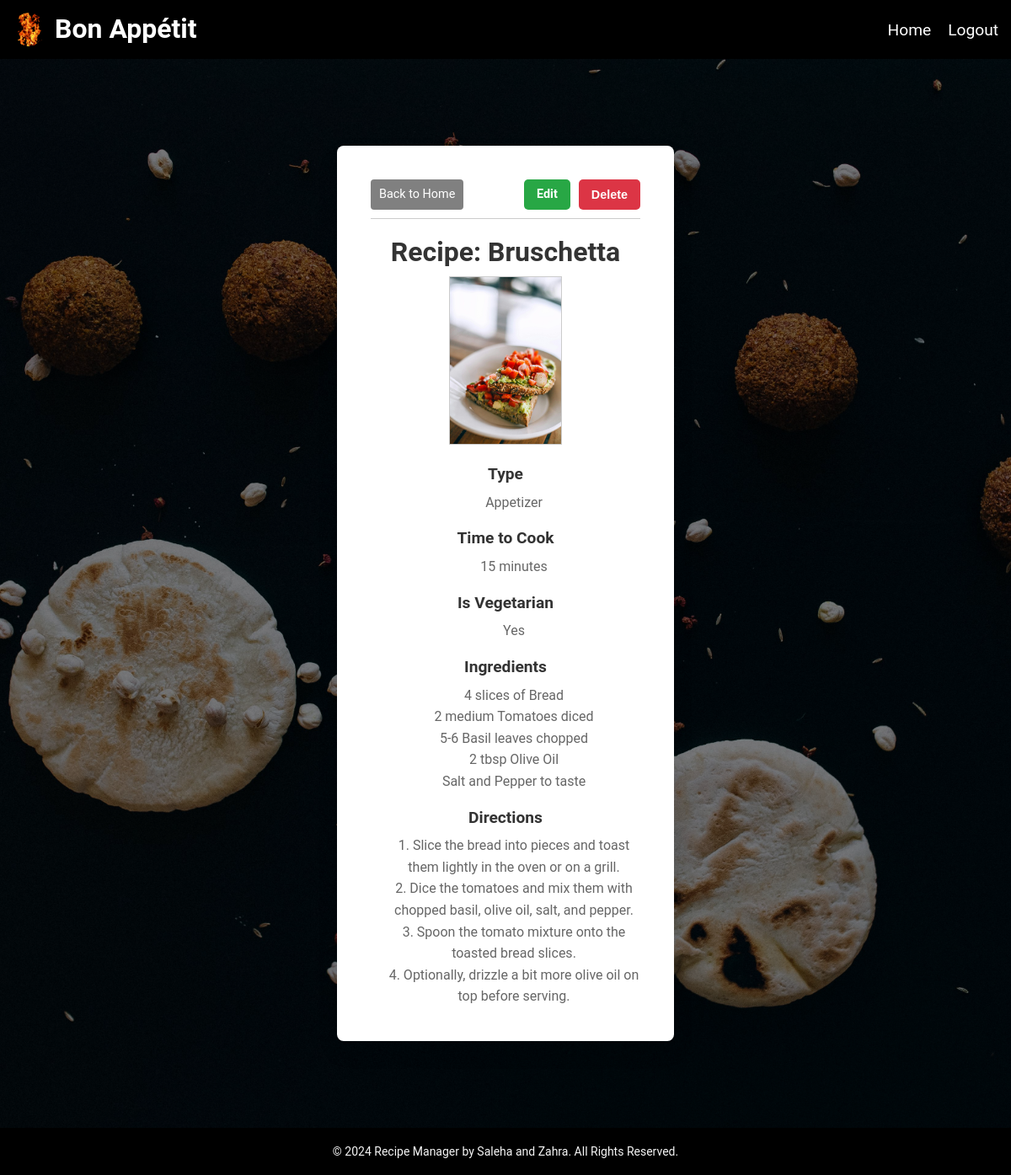
The page /pages/view_recipe.php?id=1 (signed in) on the database its author committed.
### tables this page shows
CREATE TABLE IF NOT EXISTS `recipes` (
  `RecipeID` int(11) NOT NULL AUTO_INCREMENT,
  `Title` varchar(100) NOT NULL,
  `TimeToCook` varchar(50) NOT NULL,
  `Vegetarian` tinyint(1) NOT NULL,  
  `Ingredients` text NOT NULL,
  `Directions` text NOT NULL,
  `Type` enum('Appetizer','Main Course','Dessert','Drinks') NOT NULL,  
  `UserID` int(11) NOT NULL,
  `Image` VARCHAR(255) NOT NULL,  
  PRIMARY KEY (`RecipeID`),
  FOREIGN KEY (`UserID`) REFERENCES `users` (`UserID`) ON DELETE CASCADE  
);

### pages/view_recipe.php (the view, shortened to what this page needs)
<?php
$db = db_connect();
$id = $_GET['id'];
$sql = "SELECT * FROM recipes WHERE RecipeID = $id";
$result_set = mysqli_query($db, $sql);
$result = mysqli_fetch_assoc($result_set);
?>
<!DOCTYPE html>
<html lang="en">
<head>
    <link rel="stylesheet" href="../style.css">
</head>
<body>
    <header>
        <?php include 'header.php'; ?>
    </header>
    <main>
        <div class="wrapper-container show-page">
            <div class="container">
                <div class="form-box">
                    <div class="headr-container">
                        <div class="btns-container">
                            <a href="home_page.php" class="back-to-home-btn">Back to Home</a>
                            <div class="card-actions">
                                <a href="../pages/edit_recipe_page.php?id=<?php echo $result['RecipeID']; ?>"
                                    class="btn btn-edit">Edit</a>
                                <button class="btn btn-delete"
                                    onclick="confirmDelete(<?php echo $result['RecipeID']; ?>)">Delete</button>
                            </div>
                        </div>
                        <h1 class="recipe-title">Recipe: <?php echo htmlspecialchars($result['Title']); ?></h1>
                    </div>
                    <div class="recipe-image">
                        <img id="image-preview" src="<?php echo htmlspecialchars($result['Image']); ?>"
                            alt="Recipe Image">
                    </div>
                    <div class="recipe-details">
                        <h3>Type</h3>
                        <p><?php echo htmlspecialchars($result['Type']); ?></p>
                        <h3>Time to Cook</h3>
                        <p><?php echo htmlspecialchars($result['TimeToCook']); ?></p>
                        <h3>Is Vegetarian</h3>
                        <p><?php echo $result['Vegetarian'] ? "Yes" : "No"; ?></p>
                        <h3>Ingredients</h3>
                        <p><?php echo nl2br(htmlspecialchars($result['Ingredients'])); ?></p>
                        <h3>Directions</h3>
                        <p><?php echo nl2br(htmlspecialchars($result['Directions'])); ?></p>
                    </div>
                </div>
            </div>
        </div>
    </main>
    <footer>
        <?php include 'footer.php'; ?>
    </footer>
</body>
</html>

### style.css (style rules this page uses)
* { margin: 0; padding: 0; box-sizing: border-box; }
html, body { margin: 0; padding: 0; min-height: 90%; display: flex; flex-direction: column; font-family: Arial, sans-serif; }
body { font-family: 'Roboto', sans-serif; }
footer { text-align: center; padding: 10px; background-color: #000000; color: whitesmoke; bottom: 0; width: 100%; font-size: 14px; }
.show-page { background-image: url('images/show-page.jpg'); }
.login-page, .signup-page, .edit-page, .create-page, .show-page { position: relative; background-size: cover; background-position: center; height: 100vh; color: white; overflow: hidden; }
.login-page .container, .signup-page .container, .edit-page .container, .create-page .container, .show-page .container { position: relative; z-index: 2; text-align: center; padding: 20px; }
.container { display: flex; justify-content: center; align-items: center; width: 100%; height: 100%; padding: 20px; box-sizing: border-box; overflow-y: auto; }
.wrapper-container { background-size: cover; background-position: center; background-repeat: no-repeat; display: flex; justify-content: center; align-items: center; height: 100vh; color: #fff; }
.form-box { background-color: rgba(255, 255, 255); padding: 40px; width: 90%; max-width: 400px; max-height: 90vh; border-radius: 8px; box-shadow: 0 12px 24px rgba(0, 0, 0, 0.1); text-align: center; overflow-y: auto; box-sizing: border-box; }
.back-to-home-btn { display: inline-block; font-size: 0.9rem; color: white; padding: 5px 10px; border: white; border-radius: 4px; background-color: gray; transition: background-color 0.3s ease, color 0.3s ease; text-decoration: none; height: 36px; align-content: center; }
.headr-container { display: flex; flex-direction: column; justify-content: space-between; position: relative; gap: 20px; }
.btns-container { display: flex; justify-content: space-between; align-items: center; border-bottom: 1px solid #ccc; padding-bottom: 10px; }
.recipe-title { font-size: 2rem; margin: 0; color: #333; text-align: center; }
.recipe-details { margin-top: 20px; font-size: 1rem; line-height: 1.6; color: #555; }
.recipe-details h3 { font-size: 1.2rem; margin-top: 15px; margin-bottom: 5px; color: #333; }
.recipe-details p { margin-left: 20px; color: #666; }
.card-actions { display: flex; justify-content: flex-end; flex-direction: row; gap: 10px; }
.btn { padding: 8px 15px; font-size: 0.9rem; font-weight: bold; text-align: center; border-radius: 5px; transition: background-color 0.3s ease; text-decoration: none; color: white; border: none; height: 36px; align-content: center; }
.btn-edit { background-color: #28a745; }
.btn-delete { background-color: #dc3545; }
#image-preview { display: block; max-width: 200px; max-height: 200px; margin: 10px auto; border: 1px solid #ccc; }

### rows shown on the page
recipes: Title "Bruschetta", Image (picture), Type "Appetizer", TimeToCook "15 minutes", Ingredients "4 slices of Bread 2 medium Tomatoes diced 5-6 Basil leaves chopped 2 tbsp Olive Oil Salt and Pepper to taste", Directions "1. Slice the bread into pieces and toast them lightly in the oven or on a grill. 2. Dice the tomatoes and mix them with chopped basil, olive oil, salt, and pepper. 3. Spoon the tomato mixture onto the toasted bread slices. 4. Optionally, drizzle a bit more olive oil on top before serving."
